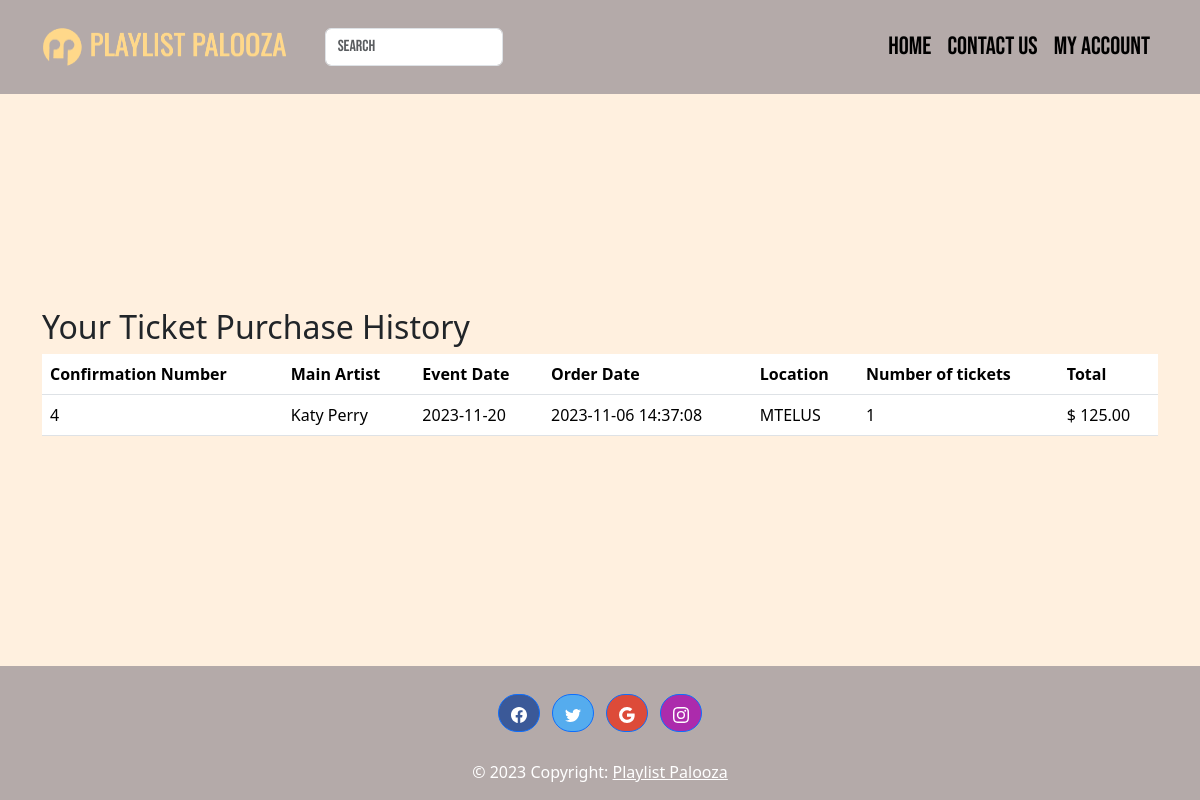
/PlaylistPalooza/tickets.php (signed in), run on the app's committed database.
### tables this page shows
CREATE TABLE `orders` (
  `orderId` int(11) NOT NULL,
  `eventId` int(11) DEFAULT NULL,
  `userId` int(11) DEFAULT NULL,
  `ticketQuantity` int(11) DEFAULT NULL,
  `totalAmount` decimal(10,2) DEFAULT NULL,
  `orderDate` timestamp NOT NULL DEFAULT current_timestamp()
);

CREATE TABLE `artist` (
  `artistId` int(255) NOT NULL,
  `artistName` varchar(50) NOT NULL,
  `imageLink` varchar(300) NOT NULL
);

CREATE TABLE `events` (
  `eventId` int(255) NOT NULL,
  `mainArtistId` int(255) NOT NULL,
  `location_Id` int(255) NOT NULL,
  `musicalGenre` int(255) NOT NULL,
  `date` date NOT NULL,
  `time` time NOT NULL,
  `openerArtistId` int(255) NOT NULL,
  `price` int(255) NOT NULL,
  `numOfTicketsSold` int(255) NOT NULL
);

CREATE TABLE `locations` (
  `locationId` int(255) NOT NULL,
  `locationName` varchar(50) NOT NULL,
  `address` varchar(50) NOT NULL,
  `maxCapacity` int(255) NOT NULL
);

### PlaylistPalooza/tickets.php (the view, shortened to what this page needs)
<?php
require 'includes/dbConnect.php';
$userId = $_SESSION['user_id'];
$sql = "SELECT o.orderId, e.eventId, e.mainArtistId, e.date, o.orderDate, e.location_Id, o.ticketQuantity, o.totalAmount, a.artistName, l.locationName
        FROM orders as o
        JOIN events as e ON o.eventId = e.eventId
        JOIN locations as l on e.location_id = l.locationId
        JOIN artist as a on e.mainArtistId = a.artistId
        WHERE o.userId = :userId
        ORDER BY o.orderDate DESC";
$stmt = $db->prepare($sql);
$stmt->bindParam(':userId', $userId, PDO::PARAM_INT);
$stmt->execute();
$purchaseHistory = $stmt->fetchAll(PDO::FETCH_ASSOC);
include 'includes/header.php';
?>
<!DOCTYPE html>
<html>
<head>
  <link rel="stylesheet" href="css/tickets.css" />
</head>
<body>
  <div class="container">
    <h2>Your Ticket Purchase History</h2>
    <table class="table">
      <thead>
        <tr>
          <th>Confirmation Number</th>
          <th>Main Artist</th>
          <th>Event Date</th>
          <th>Order Date</th>
          <th>Location</th>
          <th>Number of tickets</th>
          <th>Total</th>
        </tr>
      </thead>
      <tbody>
        <?php foreach ($purchaseHistory as $purchase): ?>
          <tr>
            <td>
              <?= $purchase['orderId'] ?>
            </td>
            <td>
              <?= $purchase['artistName'] ?>
            </td>
            <td>
              <?= $purchase['date'] ?>
            </td>
            <td>
              <?= $purchase['orderDate'] ?>
            </td>
            <td>
              <?= $purchase['locationName'] ?>
            </td>
            <td>
              <?= $purchase['ticketQuantity'] ?>
            </td>
            <td>$
              <?= $purchase['totalAmount'] ?>
            </td>
          </tr>
        <?php endforeach; ?>
      </tbody>
    </table>
  </div>
</body>
</html>

### PlaylistPalooza/css/styles.css (style rules this page uses)
html, body { height: 100% !important; margin: 0; }
body { display: flex; flex-direction: column; justify-content: space-between; }
.btn-primary { border-radius: 25px !important; }

### PlaylistPalooza/css/tickets.css (style rules this page uses)
body { font-family: Bebas Neue; background-color: #fff0df !important; }

### data on the page
orders: orderId "4", artist.artistName "Katy Perry", eventId.date "2023-11-20", orderDate "2023-11-06 14:37:08", locations.locationName "MTELUS", ticketQuantity "1", totalAmount "125.00"
